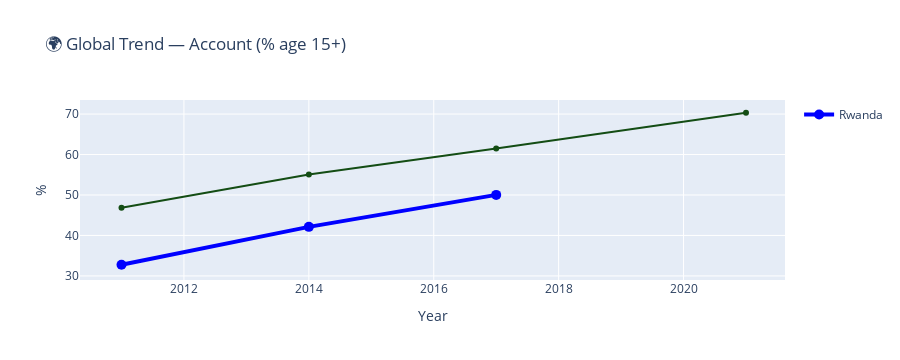
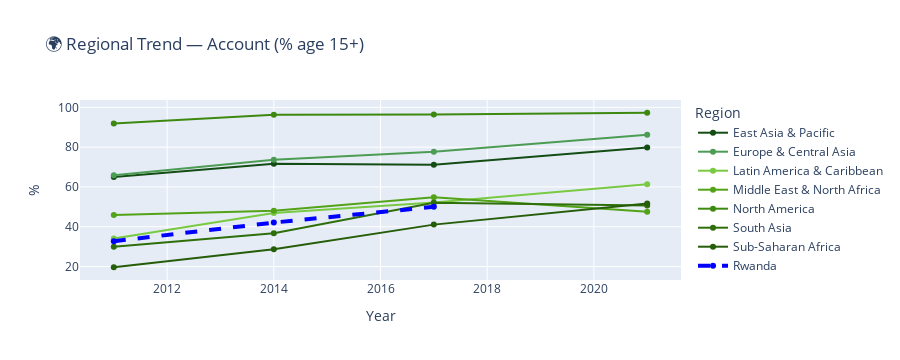
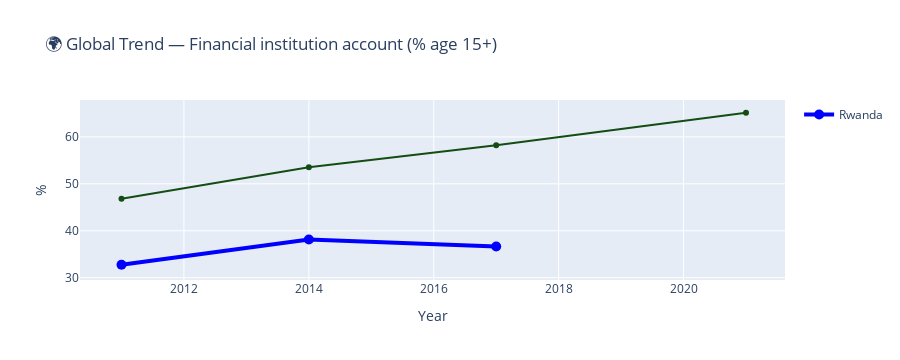
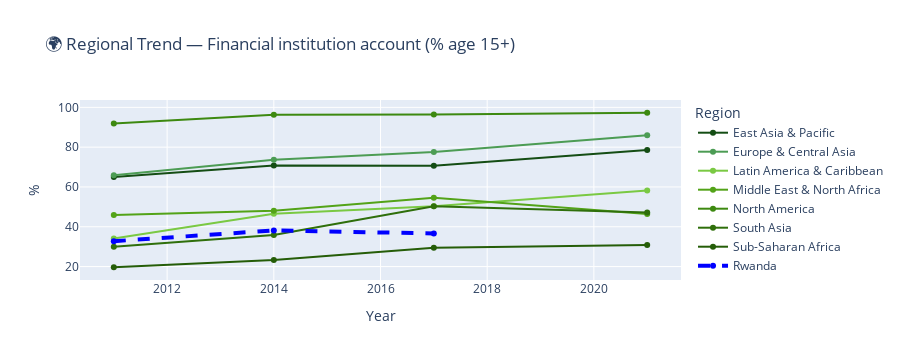

Here is the notebook cell these charts were saved with, in order:
### Markdown cell above
## Financial Inclusion Trend (2011–2021)

- **Global Growth**  
  Financial inclusion indicators—such as account ownership, digital payments, and mobile money—have steadily improved worldwide from 2011 to 2021.

- **Digital Payments Lead the Way**  
  The largest global increase is in digital payments, reflecting the rising importance of mobile and online platforms in financial ecosystems.

- **Regional Patterns**  
  - **Sub-Saharan Africa** leads with high and growing mobile money usage, outpacing many other regions.  
  - While regional disparities remain, all regions show improvement over time.

- **🇷🇼 Rwanda’s Strong Performance**  
  - Rwanda’s digital financial inclusion has grown faster than the global average.  
  - Notable growth areas include:  
    - Mobile money account (% age 15+)  
    - Made or received a digital payment (% age 15+)

- **Financial Institutions Lag in Some Areas**  
  Traditional financial institution accounts are increasing but at a slower pace compared to mobile and digital services.

---

These findings highlight the transformative impact of technology in closing the financial inclusion gap, with Rwanda as a leading regional example.

### Code cell
green_palette_9 = [
    "#144d14", "#4c9c54", "#7ac943", "#53a318",
    "#3d8910", "#2f6f0b", "#255d08", "#1a4505", "#113002"
]

df["Indicator value"] = df["Indicator value"].astype(str).str.replace('%', '').astype(float)

key_indicators = [
    "Account (% age 15+)",
    "Financial institution account (% age 15+)",
    "Mobile money account (% age 15+)",
    "Made or received a digital payment (% age 15+)"
]

df_filtered = df[
    (df["Indicator"].isin(key_indicators)) &
    (df["Year"].isin([2011, 2014, 2017, 2021]))
].copy()

for indicator in key_indicators:
    print(f"Plotting: {indicator}")

    df_ind = df_filtered[df_filtered["Indicator"] == indicator]

    # Global trend
    global_avg = df_ind.groupby("Year")["Indicator value"].mean().reset_index()
    rwanda = df_ind[df_ind["Country name"] == "Rwanda"]

    # Create the global line using the first green color
    fig_global = px.line(global_avg, x="Year", y="Indicator value", markers=True,
                         title=f"🌍 Global Trend — {indicator}",
                         labels={"Indicator value": "%"},
                         color_discrete_sequence=[green_palette_9[0]])  # Use first green color

    if not rwanda.empty:
        fig_global.add_scatter(
            x=rwanda["Year"], y=rwanda["Indicator value"],
            mode='lines+markers', name="Rwanda",
            line=dict(color='blue', width=4), marker=dict(size=10)
        )

    fig_global.show()

    # Regional trend
    region_avg = df_ind.groupby(["Region", "Year"])["Indicator value"].mean().reset_index()

    # Use green palette for regions, cycling colors if more regions than palette colors
    region_names = region_avg["Region"].unique()
    color_map = {region: green_palette_9[i % len(green_palette_9)] for i, region in enumerate(region_names)}

    fig_regional = px.line(region_avg, x="Year", y="Indicator value", color="Region", markers=True,
                           title=f"🌍 Regional Trend — {indicator}",
                           labels={"Indicator value": "%"},
                           color_discrete_map=color_map)  # Map regions to greens

    if not rwanda.empty:
        fig_regional.add_scatter(
            x=rwanda["Year"], y=rwanda["Indicator value"],
            mode='lines+markers', name="Rwanda",
            line=dict(color='blue', width=4, dash='dash'), marker=dict(size=6)
        )

    fig_regional.show()

### Figure 1 — Plotly figure (JSON) as saved in the notebook; plotly's stock layout.template omitted (floating-point values rounded to 4 significant figures)
{"data": [{"hovertemplate": "Year=%{x}<br>%=%{y}<extra></extra>", "legendgroup": "", "line": {"color": "#144d14", "dash": "solid"}, "marker": {"symbol": "circle"}, "mode": "lines+markers", "name": "", "orientation": "v", "showlegend": false, "type": "scatter", "x": [2011, 2014, 2017, 2021], "xaxis": "x", "y": [46.84, 55.04, 61.5, 70.32], "yaxis": "y"}, {"line": {"color": "blue", "width": 4}, "marker": {"size": 10}, "mode": "lines+markers", "name": "Rwanda", "type": "scatter", "x": [2011, 2014, 2017], "y": [32.76, 42.12, 50.02]}], "layout": {"height": 360, "legend": {"tracegroupgap": 0}, "title": {"text": "🌍 Global Trend — Account (% age 15+)"}, "xaxis": {"anchor": "y", "autorange": true, "domain": [0, 1], "range": [2010.0, 2022.0], "title": {"text": "Year"}, "type": "linear"}, "yaxis": {"anchor": "x", "autorange": true, "domain": [0, 1], "range": [28.99, 73.47], "title": {"text": "%"}, "type": "linear"}}}

### Figure 2 — Plotly figure (JSON) as saved in the notebook; plotly's stock layout.template omitted (floating-point values rounded to 4 significant figures)
{"data": [{"hovertemplate": "Region=East Asia & Pacific<br>Year=%{x}<br>%=%{y}<extra></extra>", "legendgroup": "East Asia & Pacific", "line": {"color": "#144d14", "dash": "solid"}, "marker": {"symbol": "circle"}, "mode": "lines+markers", "name": "East Asia & Pacific", "orientation": "v", "showlegend": true, "type": "scatter", "x": [2011, 2014, 2017, 2021], "xaxis": "x", "y": [65.03, 71.63, 71.15, 79.88], "yaxis": "y"}, {"hovertemplate": "Region=Europe & Central Asia<br>Year=%{x}<br>%=%{y}<extra></extra>", "legendgroup": "Europe & Central Asia", "line": {"color": "#4c9c54", "dash": "solid"}, "marker": {"symbol": "circle"}, "mode": "lines+markers", "name": "Europe & Central Asia", "orientation": "v", "showlegend": true, "type": "scatter", "x": [2011, 2014, 2017, 2021], "xaxis": "x", "y": [65.89, 73.68, 77.64, 86.22], "yaxis": "y"}, {"hovertemplate": "Region=Latin America & Caribbean<br>Year=%{x}<br>%=%{y}<extra></extra>", "legendgroup": "Latin America & Caribbean", "line": {"color": "#7ac943", "dash": "solid"}, "marker": {"symbol": "circle"}, "mode": "lines+markers", "name": "Latin America & Caribbean", "orientation": "v", "showlegend": true, "type": "scatter", "x": [2011, 2014, 2017, 2021], "xaxis": "x", "y": [34.14, 46.95, 52.23, 61.4], "yaxis": "y"}, {"hovertemplate": "Region=Middle East & North Africa<br>Year=%{x}<br>%=%{y}<extra></extra>", "legendgroup": "Middle East & North Africa", "line": {"color": "#53a318", "dash": "solid"}, "marker": {"symbol": "circle"}, "mode": "lines+markers", "name": "Middle East & North Africa", "orientation": "v", "showlegend": true, "type": "scatter", "x": [2011, 2014, 2017, 2021], "xaxis": "x", "y": [45.89, 48.02, 54.85, 47.58], "yaxis": "y"}, {"hovertemplate": "Region=North America<br>Year=%{x}<br>%=%{y}<extra></extra>", "legendgroup": "North America", "line": {"color": "#3d8910", "dash": "solid"}, "marker": {"symbol": "circle"}, "mode": "lines+markers", "name": "North America", "orientation": "v", "showlegend": true, "type": "scatter", "x": [2011, 2014, 2017, 2021], "xaxis": "x", "y": [91.88, 96.34, 96.43, 97.29], "yaxis": "y"}, {"hovertemplate": "Region=South Asia<br>Year=%{x}<br>%=%{y}<extra></extra>", "legendgroup": "South Asia", "line": {"color": "#2f6f0b", "dash": "solid"}, "marker": {"symbol": "circle"}, "mode": "lines+markers", "name": "South Asia", "orientation": "v", "showlegend": true, "type": "scatter", "x": [2011, 2014, 2017, 2021], "xaxis": "x", "y": [30.02, 36.76, 52.1, 50.71], "yaxis": "y"}, {"hovertemplate": "Region=Sub-Saharan Africa<br>Year=%{x}<br>%=%{y}<extra></extra>", "legendgroup": "Sub-Saharan Africa", "line": {"color": "#255d08", "dash": "solid"}, "marker": {"symbol": "circle"}, "mode": "lines+markers", "name": "Sub-Saharan Africa", "orientation": "v", "showlegend": true, "type": "scatter", "x": [2011, 2014, 2017, 2021], "xaxis": "x", "y": [19.66, 28.76, 41.08, 51.65], "yaxis": "y"}, {"line": {"color": "blue", "dash": "dash", "width": 4}, "marker": {"size": 6}, "mode": "lines+markers", "name": "Rwanda", "type": "scatter", "x": [2011, 2014, 2017], "y": [32.76, 42.12, 50.02]}], "layout": {"height": 360, "legend": {"title": {"text": "Region"}, "tracegroupgap": 0}, "title": {"text": "🌍 Regional Trend — Account (% age 15+)"}, "xaxis": {"anchor": "y", "autorange": true, "domain": [0, 1], "range": [2010.0, 2022.0], "title": {"text": "Year"}, "type": "linear"}, "yaxis": {"anchor": "x", "autorange": true, "domain": [0, 1], "range": [13.25, 103.7], "title": {"text": "%"}, "type": "linear"}}}

### Figure 3 — Plotly figure (JSON) as saved in the notebook; plotly's stock layout.template omitted (floating-point values rounded to 4 significant figures)
{"data": [{"hovertemplate": "Year=%{x}<br>%=%{y}<extra></extra>", "legendgroup": "", "line": {"color": "#144d14", "dash": "solid"}, "marker": {"symbol": "circle"}, "mode": "lines+markers", "name": "", "orientation": "v", "showlegend": false, "type": "scatter", "x": [2011, 2014, 2017, 2021], "xaxis": "x", "y": [46.84, 53.52, 58.2, 65.14], "yaxis": "y"}, {"line": {"color": "blue", "width": 4}, "marker": {"size": 10}, "mode": "lines+markers", "name": "Rwanda", "type": "scatter", "x": [2011, 2014, 2017], "y": [32.76, 38.14, 36.66]}], "layout": {"height": 360, "legend": {"tracegroupgap": 0}, "title": {"text": "🌍 Global Trend — Financial institution account (% age 15+)"}, "xaxis": {"anchor": "y", "autorange": true, "domain": [0, 1], "range": [2010.0, 2022.0], "title": {"text": "Year"}, "type": "linear"}, "yaxis": {"anchor": "x", "autorange": true, "domain": [0, 1], "range": [29.51, 67.86], "title": {"text": "%"}, "type": "linear"}}}

### Figure 4 — Plotly figure (JSON) as saved in the notebook; plotly's stock layout.template omitted (floating-point values rounded to 4 significant figures)
{"data": [{"hovertemplate": "Region=East Asia & Pacific<br>Year=%{x}<br>%=%{y}<extra></extra>", "legendgroup": "East Asia & Pacific", "line": {"color": "#144d14", "dash": "solid"}, "marker": {"symbol": "circle"}, "mode": "lines+markers", "name": "East Asia & Pacific", "orientation": "v", "showlegend": true, "type": "scatter", "x": [2011, 2014, 2017, 2021], "xaxis": "x", "y": [65.03, 70.81, 70.61, 78.54], "yaxis": "y"}, {"hovertemplate": "Region=Europe & Central Asia<br>Year=%{x}<br>%=%{y}<extra></extra>", "legendgroup": "Europe & Central Asia", "line": {"color": "#4c9c54", "dash": "solid"}, "marker": {"symbol": "circle"}, "mode": "lines+markers", "name": "Europe & Central Asia", "orientation": "v", "showlegend": true, "type": "scatter", "x": [2011, 2014, 2017, 2021], "xaxis": "x", "y": [65.89, 73.66, 77.52, 86.0], "yaxis": "y"}, {"hovertemplate": "Region=Latin America & Caribbean<br>Year=%{x}<br>%=%{y}<extra></extra>", "legendgroup": "Latin America & Caribbean", "line": {"color": "#7ac943", "dash": "solid"}, "marker": {"symbol": "circle"}, "mode": "lines+markers", "name": "Latin America & Caribbean", "orientation": "v", "showlegend": true, "type": "scatter", "x": [2011, 2014, 2017, 2021], "xaxis": "x", "y": [34.14, 46.51, 50.31, 58.23], "yaxis": "y"}, {"hovertemplate": "Region=Middle East & North Africa<br>Year=%{x}<br>%=%{y}<extra></extra>", "legendgroup": "Middle East & North Africa", "line": {"color": "#53a318", "dash": "solid"}, "marker": {"symbol": "circle"}, "mode": "lines+markers", "name": "Middle East & North Africa", "orientation": "v", "showlegend": true, "type": "scatter", "x": [2011, 2014, 2017, 2021], "xaxis": "x", "y": [45.89, 47.99, 54.54, 46.4], "yaxis": "y"}, {"hovertemplate": "Region=North America<br>Year=%{x}<br>%=%{y}<extra></extra>", "legendgroup": "North America", "line": {"color": "#3d8910", "dash": "solid"}, "marker": {"symbol": "circle"}, "mode": "lines+markers", "name": "North America", "orientation": "v", "showlegend": true, "type": "scatter", "x": [2011, 2014, 2017, 2021], "xaxis": "x", "y": [91.88, 96.34, 96.43, 97.29], "yaxis": "y"}, {"hovertemplate": "Region=South Asia<br>Year=%{x}<br>%=%{y}<extra></extra>", "legendgroup": "South Asia", "line": {"color": "#2f6f0b", "dash": "solid"}, "marker": {"symbol": "circle"}, "mode": "lines+markers", "name": "South Asia", "orientation": "v", "showlegend": true, "type": "scatter", "x": [2011, 2014, 2017, 2021], "xaxis": "x", "y": [30.02, 35.82, 50.26, 47.11], "yaxis": "y"}, {"hovertemplate": "Region=Sub-Saharan Africa<br>Year=%{x}<br>%=%{y}<extra></extra>", "legendgroup": "Sub-Saharan Africa", "line": {"color": "#255d08", "dash": "solid"}, "marker": {"symbol": "circle"}, "mode": "lines+markers", "name": "Sub-Saharan Africa", "orientation": "v", "showlegend": true, "type": "scatter", "x": [2011, 2014, 2017, 2021], "xaxis": "x", "y": [19.66, 23.28, 29.47, 30.83], "yaxis": "y"}, {"line": {"color": "blue", "dash": "dash", "width": 4}, "marker": {"size": 6}, "mode": "lines+markers", "name": "Rwanda", "type": "scatter", "x": [2011, 2014, 2017], "y": [32.76, 38.14, 36.66]}], "layout": {"height": 360, "legend": {"title": {"text": "Region"}, "tracegroupgap": 0}, "title": {"text": "🌍 Regional Trend — Financial institution account (% age 15+)"}, "xaxis": {"anchor": "y", "autorange": true, "domain": [0, 1], "range": [2010.0, 2022.0], "title": {"text": "Year"}, "type": "linear"}, "yaxis": {"anchor": "x", "autorange": true, "domain": [0, 1], "range": [13.25, 103.7], "title": {"text": "%"}, "type": "linear"}}}
